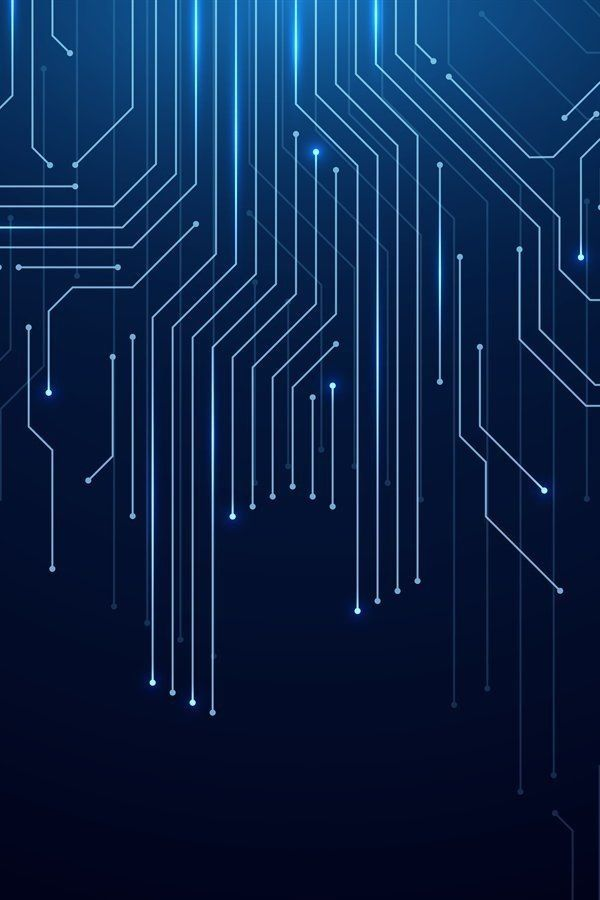
#> input picture assets/Technology Wallpaper.jpg, 600 x 900 px, found by its file name; its folder holds only this picture in this run
$ python -i select_brush-old.py   (imports and definitions only)
#> lines starting #> are read from the running program, lines starting #| are printed output that depends on the picture
import tkinter as tk
from PIL import Image, ImageTk, ImageFont, ImageDraw
import cv2
import os
import glob

def select_brush_window():

    # Create a new window for Select Brush
    window = tk.Tk()
    window.title("Select Brush")
    window.geometry("700x820")

    # Set background image
    bg_image = Image.open("assets/Technology Wallpaper.jpg")
#> bg_image is the input picture: PIL image 600x900 RGB; mean R, G, B 11.5, 35.2, 72.2
    bg_image = bg_image.resize((700, 820), Image.LANCZOS)
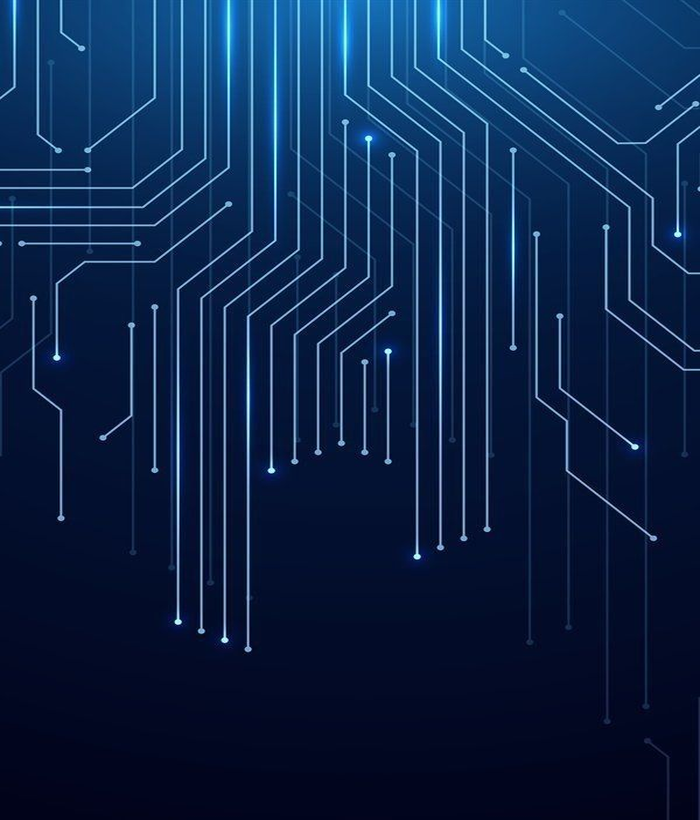
#> bg_image: PIL image 700x820 RGB; mean R, G, B 11.7, 35.2, 72.2
    bg_photo = ImageTk.PhotoImage(bg_image)
    bg_label = tk.Label(window, image=bg_photo)
    bg_label.image = bg_photo  # Keep a reference to avoid garbage collection
    bg_label.place(relwidth=1, relheight=1)

    # List all dataset folders and create buttons with custom font and image
    dataset_folders = [folder for folder in os.listdir('./datasets') if os.path.isdir(os.path.join('./datasets', folder)) and folder.startswith('brushID_')]
    dataset_folders.append("cb")
    font_path = "assets/Loubag-Bold.ttf"
    font_size = 70
    font = ImageFont.truetype(font_path, font_size)
    button_image_path = "assets/Button.jpg"

    # Calculate button placement dynamically
    button_width = 200
    button_height = 75
    max_buttons_per_column = (820 - 20) // (button_height + 20)
    num_columns = (len(dataset_folders) + max_buttons_per_column - 1) // max_buttons_per_column

    for idx, folder in enumerate(dataset_folders):
        # Load the button image using OpenCV
        image = cv2.imread(button_image_path)
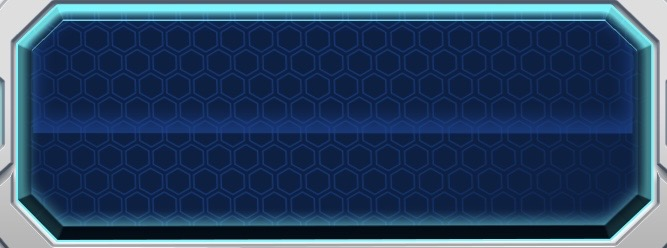
#> input picture my_app/assets/Button.jpg, 667 x 248 px, found by its file name
#> image is the input picture: shape (248, 667, 3); mean B, G, R 99.1, 66.9, 40.7
        if image is None:
            print("Failed to load the image. Please check the path.")
            continue

        # Convert OpenCV image (BGR) to PIL format (RGB)
        image_pil = Image.fromarray(cv2.cvtColor(image, cv2.COLOR_BGR2RGB))

        # Prepare to draw on the image
        draw = ImageDraw.Draw(image_pil)
        draw.text((70, 25), folder, font=font, fill="white")

        # Save the image with text
        image_with_text_path = f"assets/{folder}_button.jpg"
        image_pil.save(image_with_text_path)
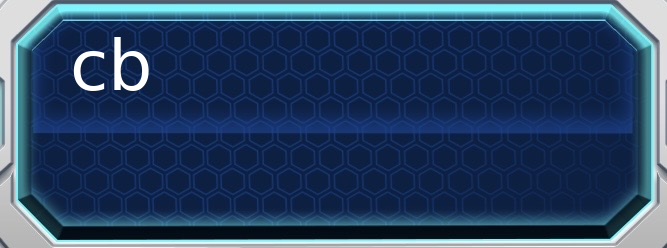
#> saved as cb_button.jpg: PIL image 667x248 RGB; mean R, G, B 42.4, 68.5, 100.4

        # Load the image with text for Tkinter
        button_img_pil = Image.open(image_with_text_path)
        button_img_pil = button_img_pil.resize((200, 75), Image.LANCZOS)
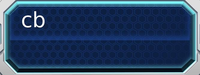
#> button_img_pil: PIL image 200x75 RGB; mean R, G, B 42.5, 68.3, 100.2
        button_photo = ImageTk.PhotoImage(button_img_pil)

        # Calculate button position
        column = idx // max_buttons_per_column
        row = idx % max_buttons_per_column
        x_position = 20 + column * (button_width + 20)
        y_position = 20 + row * (button_height + 20)

        # Create button
        button = tk.Button(window, image=button_photo, borderwidth=0, command=lambda folder=folder: save_brush_selection(folder, window))
        button.image = button_photo
        button.place(x=x_position, y=y_position)

    window.protocol("WM_DELETE_WINDOW", lambda: on_close(window))
    window.mainloop()

def save_brush_selection(folder, window):
    # Save the selected folder name to selected_brush.txt
    with open("json/selected_brush.txt", "w") as file:
        file.write(folder)
    print("DataSet "+str(folder)+" is selected")
    on_close(window)

def on_close(window):
    # Close the window
    window.destroy()
    # Delete all generated button images
    for file_path in glob.glob("assets/dataset_*_button.jpg"):
        os.remove(file_path)

# [1 line not run here, left out]

>>> result = select_brush_window()
